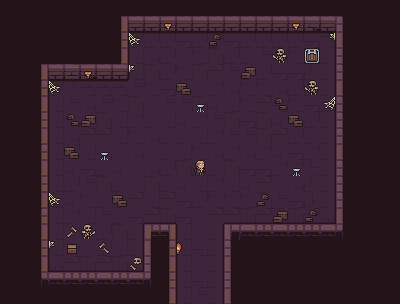

The image is a tile-based game level rendered from a .tmx file. Its description and complete source (layers, tilesets, objects, tile grids) follow:
An orthogonal 25x19 tile map with 16x16 px tiles, 3 tile layers (background, foreground, interactive), 2 tilesets.

<map version="1.10" tiledversion="1.10.2" orientation="orthogonal" renderorder="right-down" width="25" height="19" tilewidth="16" tileheight="16" infinite="0" nextlayerid="4" nextobjectid="1">
 <editorsettings>
  <export format="tmx" />
 </editorsettings>
 <tileset firstgid="1" source="../Dungeon_Tileset.tsx" />
 <tileset firstgid="101" source="../Dungeon_Characters.tsx" />
 <layer id="1" name="background" width="25" height="19">
  <data encoding="csv">
79,79,79,79,79,79,79,79,79,79,79,79,79,79,79,79,79,79,79,79,79,79,79,79,79,
79,79,79,79,79,79,79,11,2,2,2,2,2,2,2,2,2,2,3,4,5,6,79,79,79,
79,79,79,79,79,79,79,21,12,13,13,14,13,13,14,13,13,13,13,14,15,16,79,79,79,
79,79,79,79,79,79,79,31,22,27,8,19,10,29,8,20,18,27,10,2684354631,25,26,79,79,79,
79,79,11,2,3,4,5,2,22,29,8,10,29,28,18,20,8,9,9,2684354632,25,6,79,79,79,
79,79,1,12,64,63,63,63,23,10,9,19,19,7,27,10,10,27,8,2684354633,25,16,79,79,79,
79,79,11,22,18,27,18,10,29,19,18,18,29,30,17,10,28,9,10,9,25,6,79,79,79,
79,79,21,22,27,30,29,17,7,20,17,30,7,18,29,9,29,30,30,8,25,6,79,79,79,
79,79,31,22,27,28,28,17,10,27,20,20,17,7,18,18,29,28,8,20,25,6,79,79,79,
79,79,1,22,28,17,9,19,27,19,20,17,10,27,7,27,7,30,9,7,25,16,79,79,79,
79,79,11,22,30,9,20,30,19,27,8,29,20,20,29,9,9,7,7,2684354631,25,6,79,79,79,
79,79,21,22,8,18,29,20,19,29,20,30,17,7,17,30,28,19,27,2684354632,25,6,79,79,79,
79,79,31,22,30,10,20,20,28,17,28,9,8,10,10,10,29,18,9,2684354633,25,6,79,79,79,
79,79,1,22,7,17,18,20,9,33,34,9,19,28,33,34,33,34,34,33,35,16,79,79,79,
79,79,11,22,23,24,8,29,25,55,54,22,19,25,51,42,43,42,43,44,45,46,79,79,79,
79,79,21,22,23,24,8,17,25,16,1,22,72,25,6,79,79,79,79,79,79,79,79,79,79,
79,79,31,32,33,34,33,34,35,26,11,22,24,25,16,79,79,79,79,79,79,79,79,79,79,
79,79,41,42,43,44,45,43,45,46,21,22,72,25,26,79,79,79,79,79,79,79,79,79,79,
79,79,79,79,79,79,79,79,79,79,31,22,23,25,36,79,79,79,79,79,79,79,79,79,79
</data>
 </layer>
 <layer id="3" name="foreground" width="25" height="19">
  <data encoding="csv">
0,0,0,0,0,0,0,0,0,0,0,0,0,0,0,0,0,0,0,0,0,0,0,0,0,
0,0,0,0,0,0,0,0,0,0,93,0,0,0,0,0,0,0,93,0,0,0,0,0,0,
0,0,0,0,0,0,0,0,65,0,0,0,0,60,0,0,0,0,0,0,66,0,0,0,0,
0,0,0,0,0,0,0,0,0,0,0,0,0,0,0,0,0,0,0,0,0,0,0,0,0,
0,0,0,0,0,93,0,0,2147483714,0,0,0,0,0,0,2147483698,0,0,0,0,0,0,0,0,0,
0,0,0,65,0,0,0,0,0,0,0,50,0,0,0,0,0,0,0,0,0,0,0,0,0,
0,0,0,0,0,0,0,0,0,0,0,0,0,0,0,0,0,2147483708,0,0,2147483713,0,0,0,0,
0,0,0,0,2147483708,2147483698,0,0,0,0,0,0,0,0,0,0,0,0,50,0,0,0,0,0,0,
0,0,0,0,0,0,0,0,0,0,0,0,0,0,0,0,0,0,0,0,0,0,0,0,0,
0,0,0,0,50,0,0,0,0,0,0,0,0,0,0,0,0,0,0,0,0,0,0,0,0,
0,0,0,0,0,0,0,0,0,0,0,0,0,0,0,0,0,0,0,0,0,0,0,0,0,
0,0,0,0,0,0,0,0,0,0,0,0,0,0,0,0,0,0,0,0,0,0,0,0,0,
0,0,0,65,0,0,0,50,0,0,0,0,0,0,0,0,60,0,0,0,0,0,0,0,0,
0,0,0,0,0,0,0,0,0,0,0,0,0,0,0,0,0,2147483698,0,60,0,0,0,0,0,
0,0,0,0,2147483717,0,0,0,0,0,0,0,0,0,0,0,0,0,0,0,0,0,0,0,0,
0,0,0,2147483714,0,0,69,0,0,0,0,0,0,0,0,0,0,0,0,0,0,0,0,0,0,
0,0,0,0,0,0,0,0,78,0,0,0,0,0,0,0,0,0,0,0,0,0,0,0,0,
0,0,0,0,0,0,0,0,0,0,0,0,0,0,0,0,0,0,0,0,0,0,0,0,0,
0,0,0,0,0,0,0,0,0,0,0,0,0,0,0,0,0,0,0,0,0,0,0,0,0
</data>
 </layer>
 <layer id="2" name="interactive" width="25" height="19">
  <data encoding="csv">
0,0,0,0,0,0,0,0,0,0,0,0,0,0,0,0,0,0,0,0,0,0,0,0,0,
0,0,0,0,0,0,0,0,0,0,0,0,0,0,0,0,0,0,0,0,0,0,0,0,0,
0,0,0,0,0,0,0,0,0,0,0,0,0,0,0,0,0,0,0,0,0,0,0,0,0,
0,0,0,0,0,0,0,0,0,0,0,0,0,0,0,0,0,2147483760,0,39,0,0,0,0,0,
0,0,0,0,0,0,0,0,0,0,0,0,0,0,0,0,0,0,0,0,0,0,0,0,0,
0,0,0,0,0,0,0,0,0,0,0,0,0,0,0,0,0,0,0,2147483760,0,0,0,0,0,
0,0,0,0,0,0,0,0,0,0,0,0,97,0,0,0,0,0,0,0,0,0,0,0,0,
0,0,0,0,0,0,0,0,0,0,0,0,0,0,0,0,0,0,0,0,0,0,0,0,0,
0,0,0,0,0,0,0,0,0,0,0,0,0,0,0,0,0,0,0,0,0,0,0,0,0,
0,0,0,0,0,0,97,0,0,0,0,0,0,0,0,0,0,0,0,0,0,0,0,0,0,
0,0,0,0,0,0,0,0,0,0,0,0,102,0,0,0,0,0,97,0,0,0,0,0,0,
0,0,0,0,0,0,0,0,0,0,0,0,0,0,0,0,0,0,0,0,0,0,0,0,0,
0,0,0,0,0,0,0,0,0,0,0,0,0,0,0,0,0,0,0,0,0,0,0,0,0,
0,0,0,0,0,0,0,0,0,33,34,0,0,0,0,0,0,0,0,0,0,0,0,0,0,
0,0,0,0,0,112,0,0,0,0,0,22,0,0,0,0,0,0,0,0,0,0,0,0,0,
0,0,0,0,81,0,0,0,0,0,0,92,0,0,0,0,0,0,0,0,0,0,0,0,0,
0,0,0,0,0,0,0,0,0,0,0,22,0,0,0,0,0,0,0,0,0,0,0,0,0,
0,0,0,0,0,0,0,0,0,0,0,22,0,0,0,0,0,0,0,0,0,0,0,0,0,
0,0,0,0,0,0,0,0,0,0,0,22,0,0,0,0,0,0,0,0,0,0,0,0,0
</data>
 </layer>
</map>
